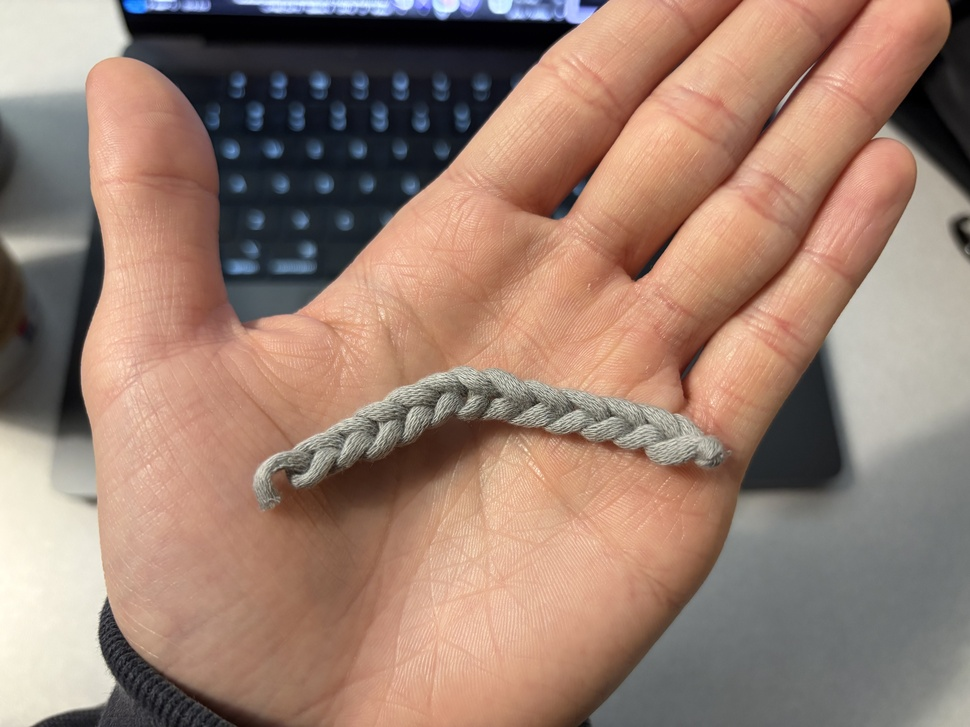
#> input picture test_images/left_11_stitches_curved.jpeg, 970 x 727 px, shrunk from 5712 x 4284 before the run
$ python -i yarn_framing.py   (imports and definitions only)
#> lines starting #> are read from the running program, lines starting #| are printed output that depends on the picture; after the words box and inside, x2 and y2 are one past the last pixel; in counts of white or black regions, pixels touching at a corner belong together
#> further down, picture is the input picture: shape (727, 970, 3); mean B, G, R 113.2, 127.3, 155.4
import cv2
import numpy as np
from skimage.morphology import skeletonize
import networkx as nx

def find_spine(image, return_skeleton=False):
#> called with return_skeleton = False
    if len(image.shape) == 3:
        gray = cv2.cvtColor(image, cv2.COLOR_BGR2GRAY)
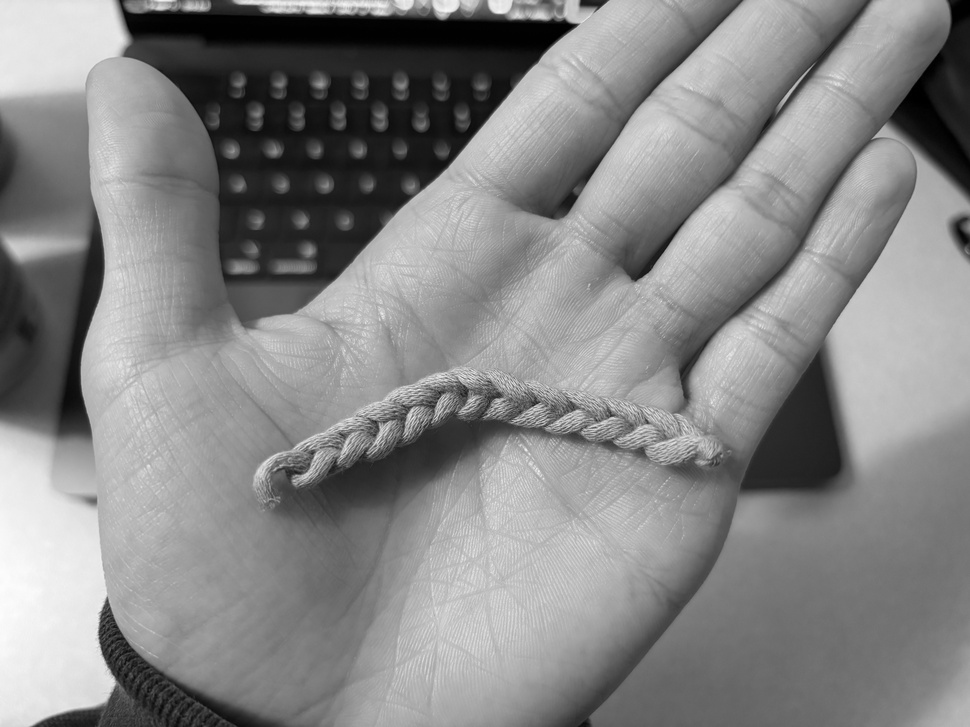
#> gray: shape (727, 970); min 0, max 252, mean 134.1
    else:
        gray = image

    _, binary = cv2.threshold(gray, 1, 255, cv2.THRESH_BINARY)
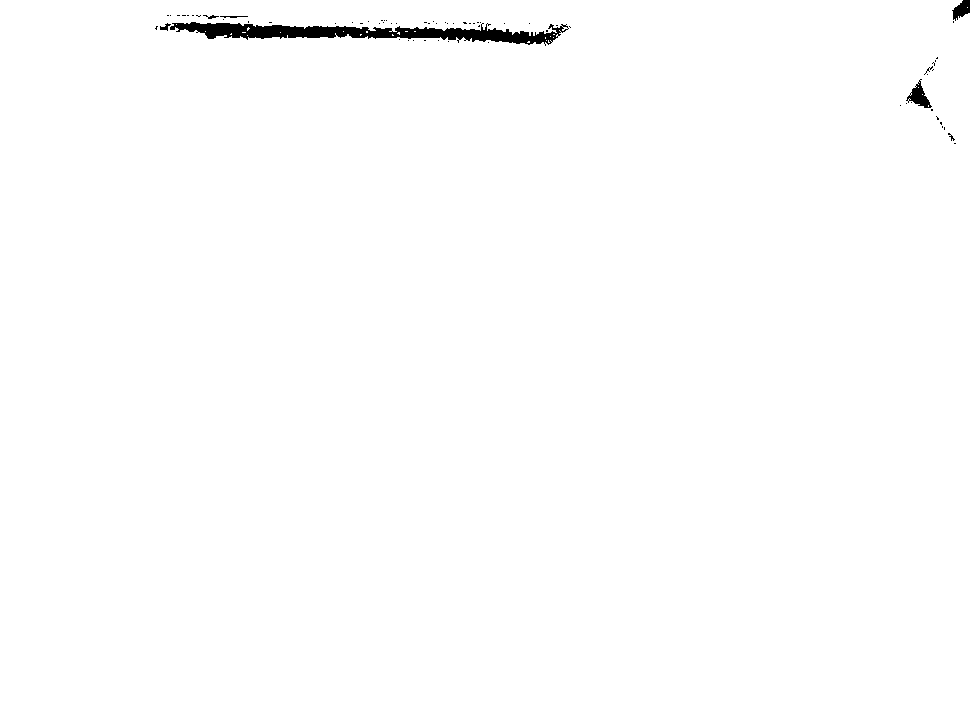
#> binary: shape (727, 970); 99.3% white; 70 black regions (63 under 20 px), largest, box (x1, y1, x2, y2) and area: (170, 22, 569, 46) 4147, (906, 79, 932, 108) 311, (952, 0, 970, 21) 226
    binary_bool = binary > 0

    skeleton = skeletonize(binary_bool)
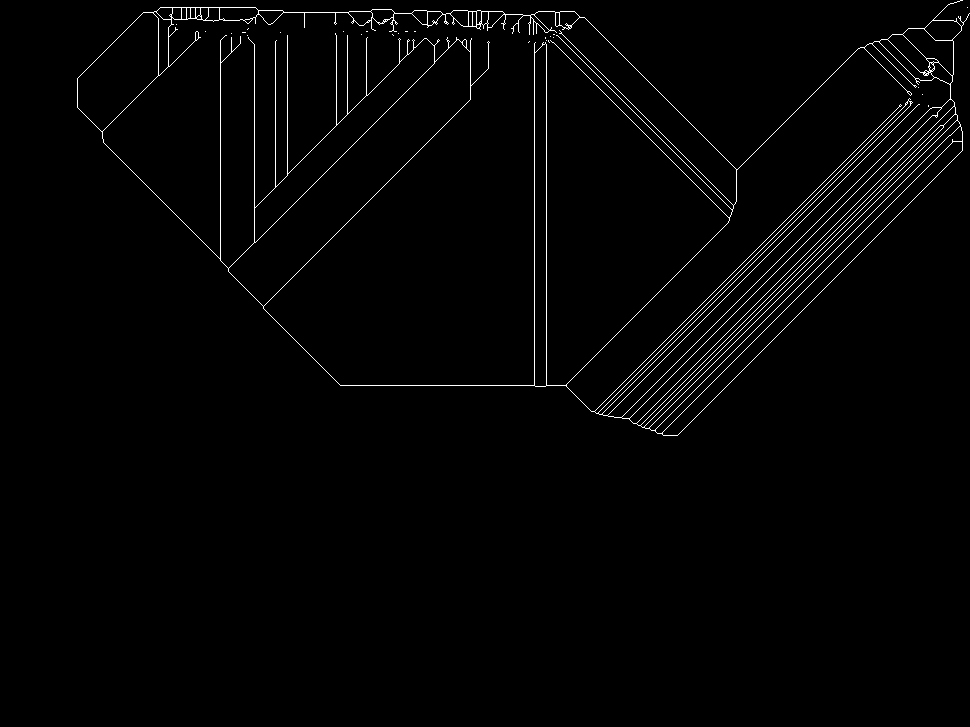
#> skeleton: shape (727, 970) bool; 1.5% white in thin lines or dots, all inside (x1, y1, x2, y2) = (77, 0, 970, 436)

    y_idxs, x_idxs = np.where(skeleton)
#> y_idxs = 10489 values from 0 to 435; x_idxs = 10489 values, max 969 at index 503, min 77 at index 2975, mean 591.2
    points = list(zip(x_idxs, y_idxs))
#> points = 10489 pairs, first value 77 to 969, second value 0 to 435

    if return_skeleton:
        skeleton_uint8 = (skeleton * 255).astype(np.uint8)

    if not points:
        return ([], skeleton_uint8) if return_skeleton else []

    G = nx.Graph()
    for p in points:
        G.add_node(p)
#> this loop made 10489 passes
#> p on passes 1 to 3: (960, 0), (961, 0), (962, 0)

    point_set = set(points)
#> point_set = 10489 items
    for x, y in points:
        for dx in [-1, 0, 1]:
            for dy in [-1, 0, 1]:
                if dx == 0 and dy == 0:
                    continue
                nx_coord = x + dx
                ny_coord = y + dy
                neighbor = (nx_coord, ny_coord)

                if neighbor in point_set:
                    dist = np.sqrt(dx*dx + dy*dy)
                    G.add_edge((x, y), neighbor, weight=dist)
#> this loop made 10489 passes

    degrees = dict(G.degree())
#> degrees = 10489 items
    leaves = [n for n, d in degrees.items() if d == 1]
#> leaves = 75 pairs, first value 173 to 969, second value 0 to 139

    if len(leaves) < 2:
        if not points:
            return ([], skeleton_uint8) if return_skeleton else []
        leaves = [points[0]]

    def get_furthest_node(start_node):
        lengths = nx.single_source_dijkstra_path_length(G, start_node, weight='weight')
        max_node = max(lengths, key=lengths.get)
        return max_node, lengths[max_node]

    start_node = leaves[0]
#> start_node = (962, 0)
    far_node, _ = get_furthest_node(start_node)
#> in get_furthest_node, `lengths = nx.single_source_dijkstra_path_length(G, start_node, weight=..`: lengths = 10449 items
#> in get_furthest_node, `max_node = max(lengths, key=lengths.get)`: max_node = (447, 37)
#> far_node = (447, 37)
    end_node, _ = get_furthest_node(far_node)
#> end_node = (969, 13)

    path = nx.shortest_path(G, far_node, end_node, weight='weight')
#> path = 1028 pairs, first value 228 to 969, second value 13 to 386

    if return_skeleton:
        return path, skeleton_uint8
    return path

# [46 lines left out: function measure_width_at_center, not called in this run]

>>> import cv2
>>> picture = cv2.imread('../test_images/left_11_stitches_curved.jpeg')
>>> result = find_spine(picture)
#> result has the same summary as path in find_spine

$ run again, on test_images/up_8_stitches.jpeg
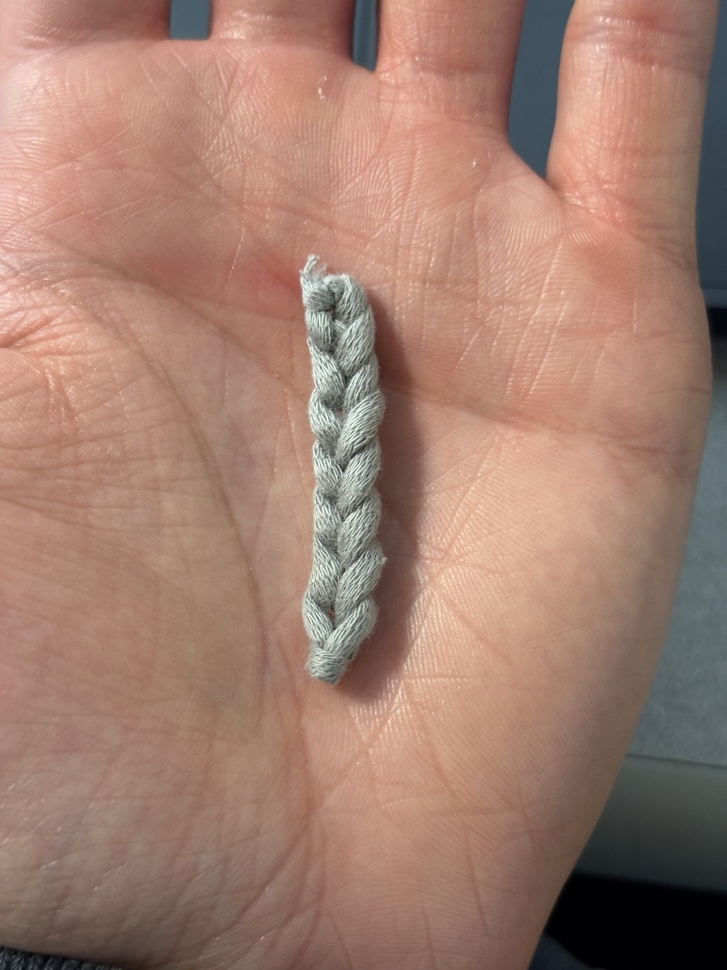
#> input picture test_images/up_8_stitches.jpeg, 727 x 970 px, shrunk from 3024 x 4032 before the run
#> picture is the input picture: shape (970, 727, 3); mean B, G, R 111.4, 125.9, 161.7
#> in find_spine, `_, binary = cv2.threshold(gray, 1, 255, cv2.THRESH_BINARY)`:
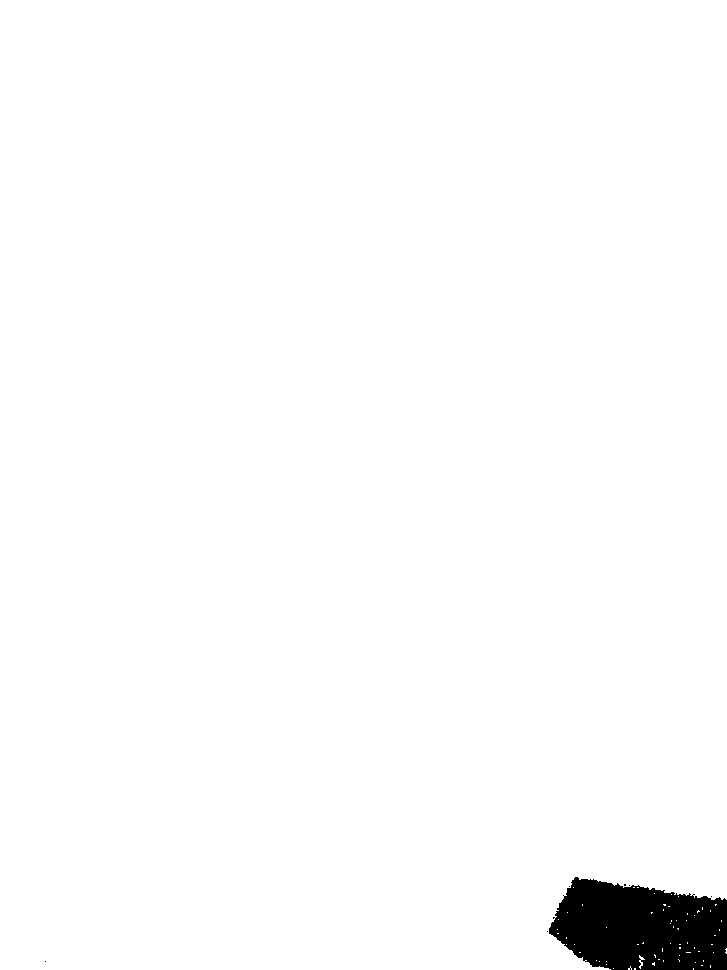
#> binary: shape (970, 727); 98.2% white; 7 black regions (6 under 20 px), largest, box (x1, y1, x2, y2) and area: (549, 877, 727, 970) 12944
#> in find_spine, `skeleton = skeletonize(binary_bool)`:
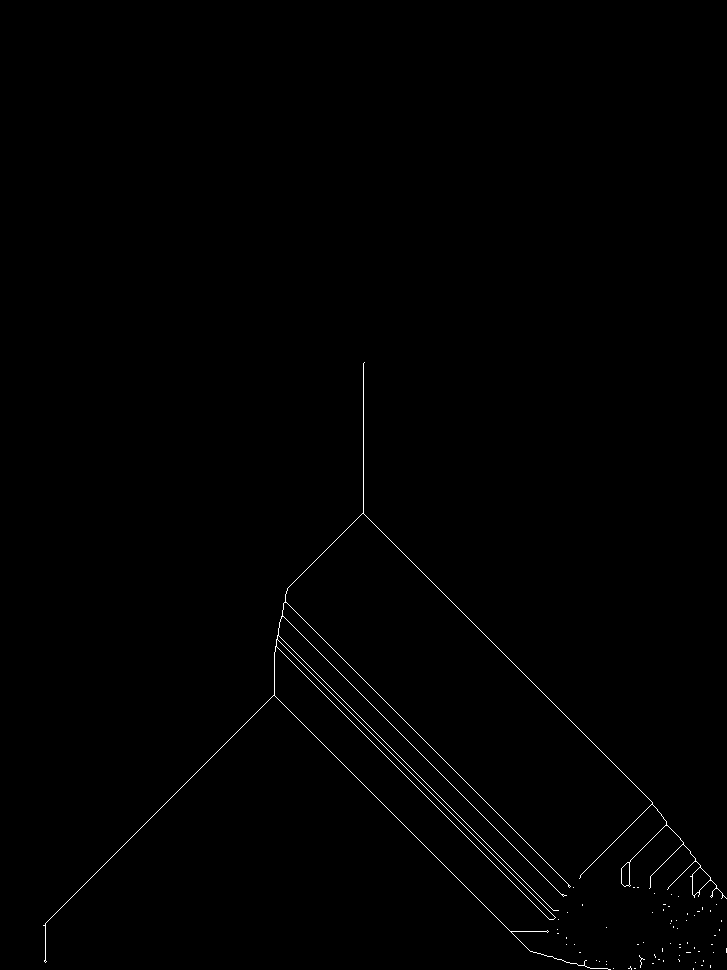
#> skeleton: shape (970, 727) bool; 0.46% white in thin lines or dots, all inside (x1, y1, x2, y2) = (43, 362, 727, 970)
#> y_idxs = 3244 values from 362 to 969; x_idxs = 3244 values, max 726 at index 2803, min 43 at index 2949, mean 440.1
#> points = 3244 pairs, first value 43 to 726, second value 362 to 969
#> the loop in find_spine, `for p in points:` made 3244 passes
#> p on passes 1 to 3: (364, 362), (363, 363), (363, 364)
#> point_set = 3244 items
#> the loop in find_spine, `for x, y in points:` made 3244 passes
#> x on passes 1 to 3: 364, 363, 363
#> leaves = 96 pairs, first value 43 to 726, second value 362 to 969
#> start_node = (364, 362)
#> lengths = 3104 items
#> max_node = (610, 969)
#> end_node = (726, 898)
#> path = 905 pairs, first value 274 to 726, second value 513 to 969
#> result has the same summary as path in find_spine
